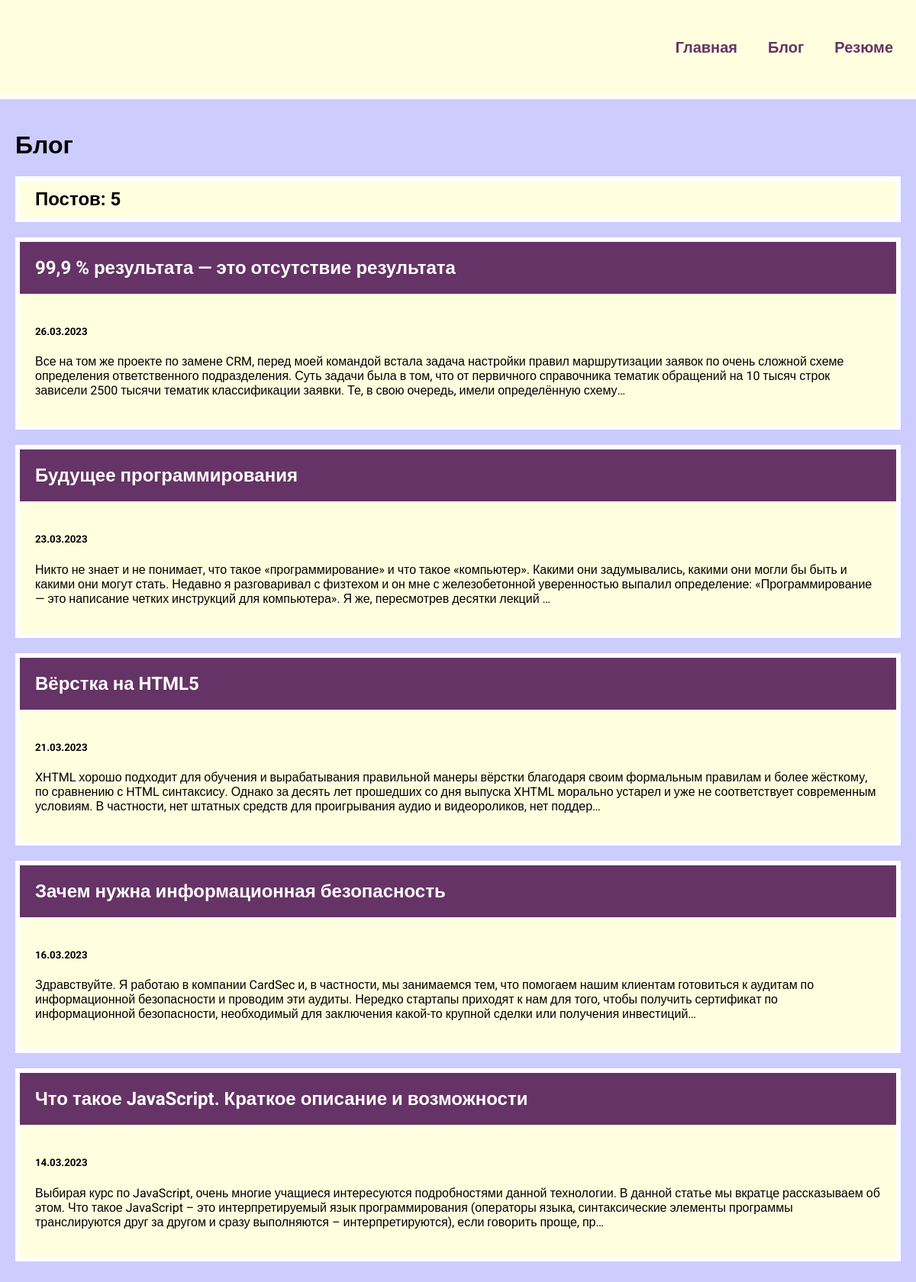
Screenshot of /blog/ with the database file from the repository.
### blog/models.py (models this page shows, shortened)
class Blog(models.Model):
    title = models.CharField(max_length=200)
    description = models.TextField()
    date = models.DateField()

### blog/views.py (the view)
# urls.py: path('', views.blogs, name='blogs'),
def blogs(request):
    blogs = Blog.objects.order_by('-date')
    return render(request, 'blog/blogs.html', {'blogs': blogs})

### blog/templates/blog/blogs.html
{% extends 'skills/base.html' %}
{% block content %}
<h1>Блог</h1>
<h2 class="count">Постов: {{blogs.count}}</h2>
{% for blog in blogs %}
<div class="element">
    <h2 class="top">
        <a href="{% url 'blog:detail' blog.id %}">
          {{ blog.title }}
        </a>
    </h2>
    <div class="blog_text">
        <h5>{{blog.date|date:'d.m.Y'}}</h5>
        <p>{{ blog.description|striptags|truncatechars:360 }}</p>
    </div>
</div>
{% endfor %}
{% endblock %}

### skills/static/css/style.css (style rules this page uses)
body { background: #CCCCFF; padding: 0; margin: 0; font-family: 'Roboto', sans-serif;; }
.element, .count { background: lightyellow; border: 6px solid #FFF; margin: 20px 0; }
.top { background: #663366; margin: 0; }
.top a { color: #FFF; text-decoration: none; padding: 20px; display: block; }
.blog_text { padding: 20px; box-sizing: border-box; }
.count { padding: 10px 20px; box-sizing: border-box; }

### rows the page displays
Blog: title "99,9 % результата — это отсутствие результата", date "26.03.2023", description "Все на том же проекте по замене CRM, перед моей командой встала задача настройки правил маршрутизации заявок по очень сложной схеме определения ответственного подразделения. Суть задачи была в том, что от первичного справочника тематик обращений на 10 тысяч строк зависели 2500 тысячи тематик классификации заявки. Те, в свою очередь, имели определённую схему…"
Blog: title "Будущее программирования", date "23.03.2023", description "Никто не знает и не понимает, что такое «программирование» и что такое «компьютер». Какими они задумывались, какими они могли бы быть и какими они могут стать. Недавно я разговаривал с физтехом и он мне с железобетонной уверенностью выпалил определение: «Программирование — это написание четких инструкций для компьютера». Я же, пересмотрев десятки лекций …"
Blog: title "Вёрстка на HTML5", date "21.03.2023", description "XHTML хорошо подходит для обучения и вырабатывания правильной манеры вёрстки благодаря своим формальным правилам и более жёсткому, по сравнению с HTML синтаксису. Однако за десять лет прошедших со дня выпуска XHTML морально устарел и уже не соответствует современным условиям. В частности, нет штатных средств для проигрывания аудио и видеороликов, нет поддер…"
Blog: title "Зачем нужна информационная безопасность", date "16.03.2023", description "Здравствуйте. Я работаю в компании CardSec и, в частности, мы занимаемся тем, что помогаем нашим клиентам готовиться к аудитам по информационной безопасности и проводим эти аудиты. Нередко стартапы приходят к нам для того, чтобы получить сертификат по информационной безопасности, необходимый для заключения какой-то крупной сделки или получения инвестиций…"
Blog: title "Что такое JavaScript. Краткое описание и возможности", date "14.03.2023", description "Выбирая курс по JavaScript, очень многие учащиеся интересуются подробностями данной технологии. В данной статье мы вкратце рассказываем об этом. Что такое JavaScript – это интерпретируемый язык программирования (операторы языка, синтаксические элементы программы транслируются друг за другом и сразу выполняются – интерпретируются), если говорить проще, пр…"

### other values shown
{{ blogs.count }} "5"
